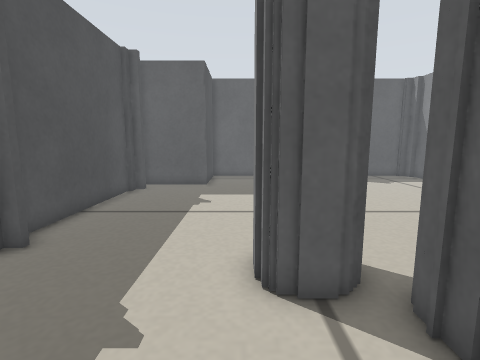
[1] (above)

16 first-person views from a walk through a world built for the Player/Stage simulator. The camera is 0.28 m above the floor, tilts 8° down and sees 85° across. The lines on the ground mark 1 m squares. The floor is counted in squares, 0.1 m on a side. Each view is taken from the middle of a square. On the plan, view 1 faces up. The plan holds only what a view shows up to about 19 squares ahead; the rest is blank. The robots in the file are not drawn.

[2]
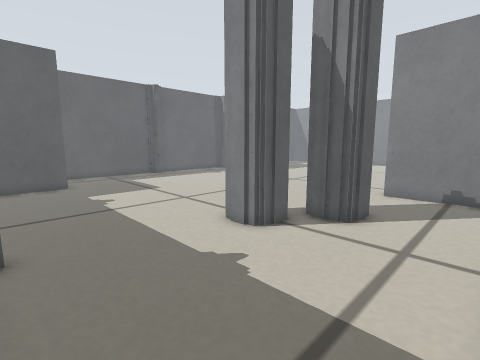

[3]
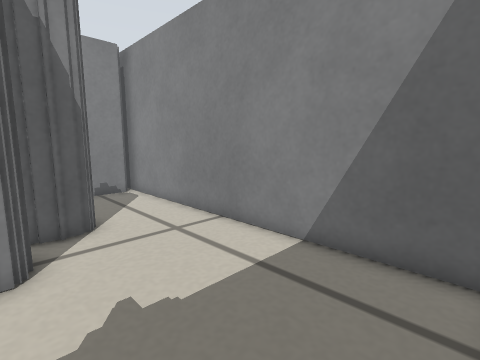

[4]
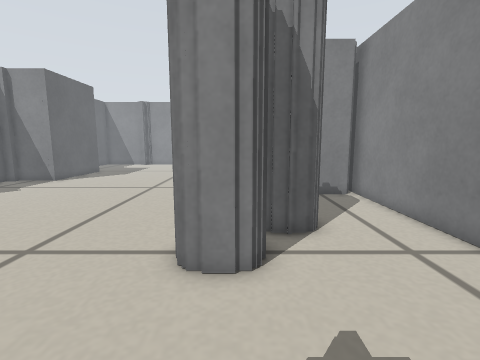

[5]
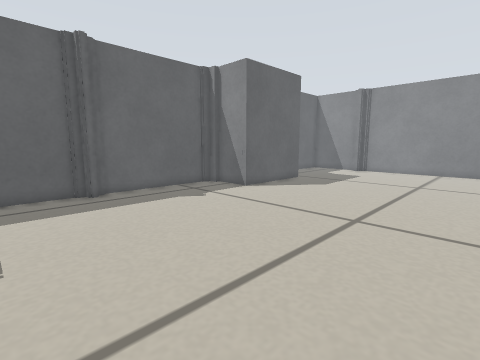

[6]
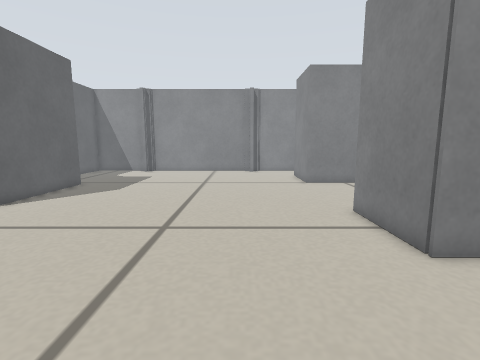

[7]
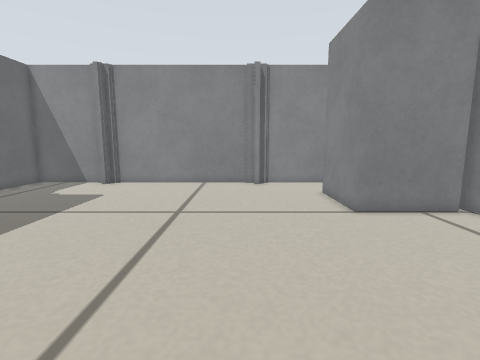

[8]
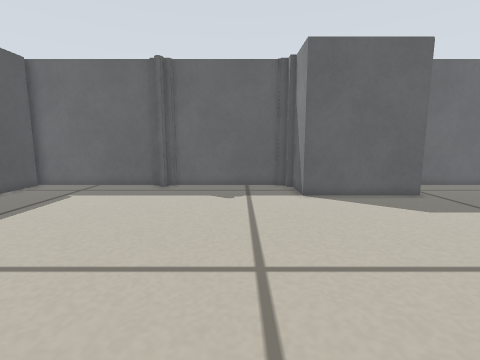

[9]
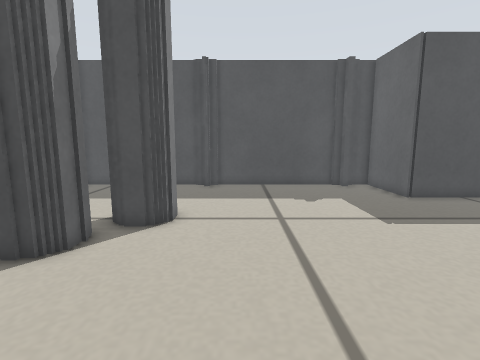

[10]
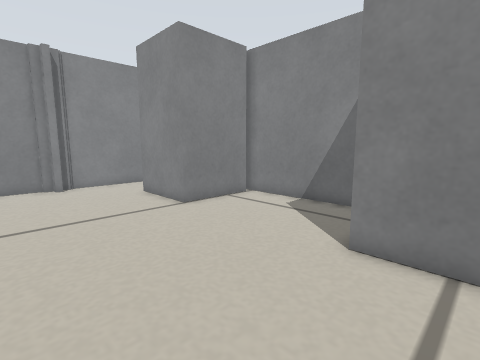

[11]
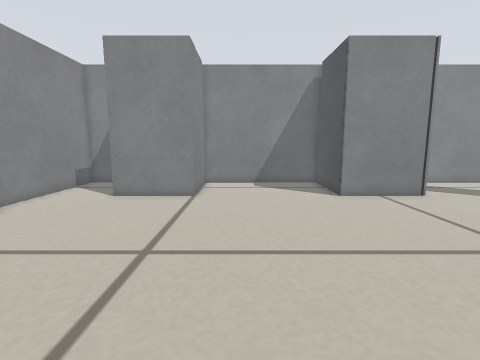

[12]
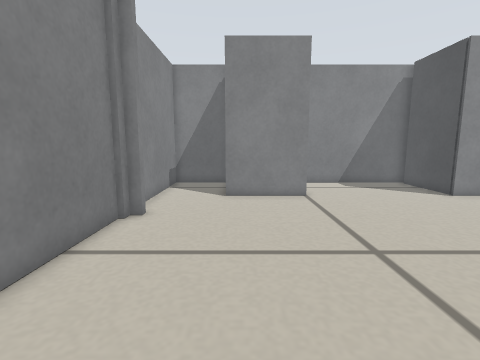

[13]
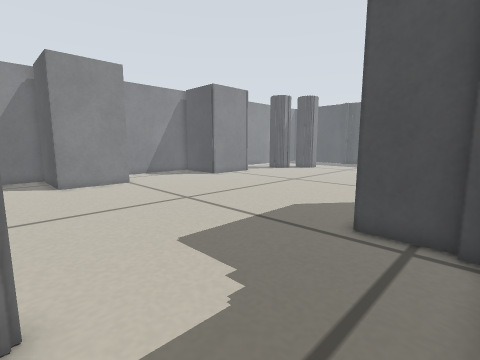

[14]
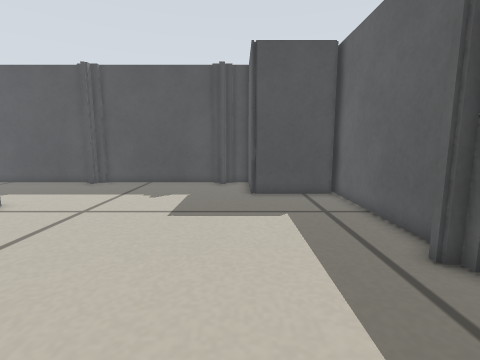

[15]
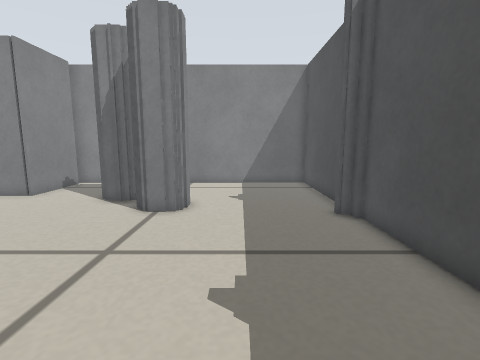

[16]
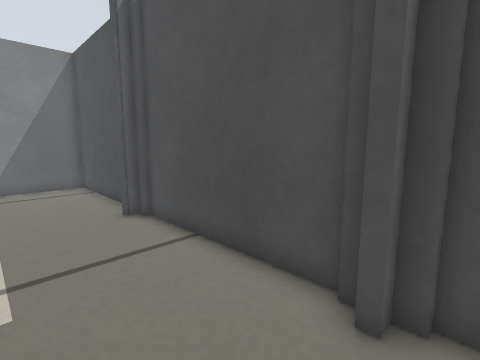

### Floor plan
Ten units are one square. View 1 is at (0, 0); x grows to the right and y downward. Boxes are objects, and circles mark ways between rooms. Rooms are numbered by the first view taken in them; rooms with no view inside come last. Other rooms are left out.
<svg viewBox="-70 -228 370 248">
<path fill="none" stroke="#000" d="M3 -46 3 -62M21 -44 6 -44M45 -24 29 -24 29 -45M-58 -67 -63 -67 -63 -61M-65 -62 -65 15 105 15M91 9 91 -33M91 -33 136 -33 136 10M136 -223 66 -223M50 -42 50 -32M68 -221 63 -221 63 -216 58 -216 58 -221 54 -221M25 -61 25 -48M207 -215 207 -188 144 -188 144 -216 140 -216 140 -221 135 -221M29 -45 46 -45M55 -223 -31 -223M211 -219 211 -214M132 15 221 15M6 -66 21 -66M215 11 215 -33 257 -33 257 10M288 -66 288 -70 293 -70 293 -76M293 -166 293 -171 288 -171 288 -176M295 -75 295 -168M293 -61 293 -66M295 -180 295 -223 231 -223M-23 -221 -23 -176 -65 -176 -65 -165M256 15 295 15 295 -62M-65 -152 -65 -75M-63 -76 -63 -70 -58 -70 -58 -67M-63 -166 -63 -160 -58 -160 -58 -157 -63 -157 -63 -151"/>
<circle cx="-25" cy="-55" r="3" fill="#2a7"/>
<circle cx="70" cy="-30" r="3" fill="#2a7"/>
<text x="0" y="-20">1</text>
<text x="130" y="-120">2</text>
</svg>
Room 1 opens to room 2.

Where each view was taken, in squares from view 1:
view 1: 0 up, 0 right, facing up
view 2: 1 down, 6 left, facing up-right
view 3: 5 up, 6 left, facing down-right
view 4: 5 up, 5 left, facing right
view 5: 7 up, 2 right, facing up-right
view 6: 8 up, 3 right, facing right
view 7: 8 up, 11 right, facing right
view 8: 5 up, 11 right, facing up
view 9: 9 up, 11 right, facing left
view 10: 10 up, 11 right, facing down-right
view 11: 17 up, 19 right, facing down
view 12: 17 up, 25 right, facing down
view 13: 22 up, 29 right, facing down-left
view 14: 17 up, 12 right, facing left
view 15: 17 up, 2 left, facing down
view 16: 17 up, 2 left, facing down-left
